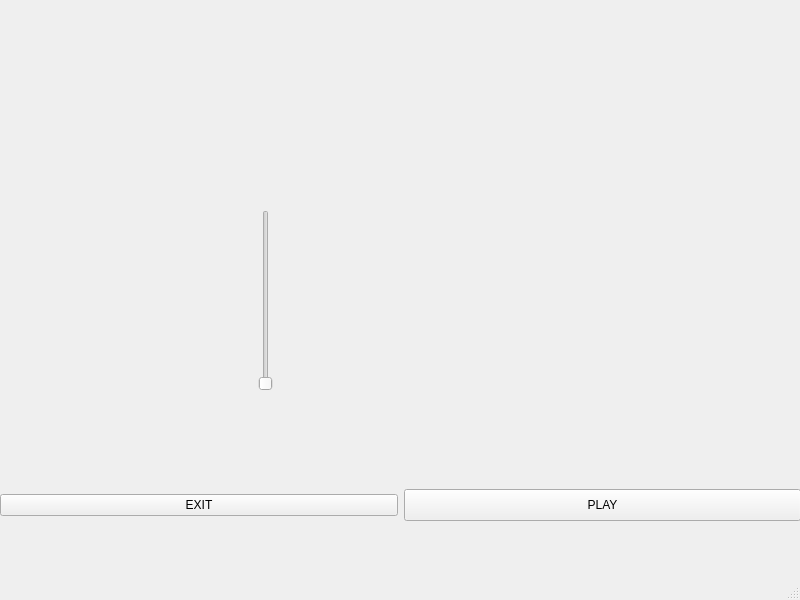
<?xml version="1.0" encoding="UTF-8"?>
<ui version="4.0">
 <class>MainWindow</class>
 <widget class="QMainWindow" name="MainWindow">
  <property name="geometry">
   <rect>
    <x>0</x>
    <y>0</y>
    <width>800</width>
    <height>600</height>
   </rect>
  </property>
  <property name="windowTitle">
   <string>MainWindow</string>
  </property>
  <widget class="QWidget" name="centralwidget">
   <widget class="QWidget" name="verticalLayoutWidget">
    <property name="geometry">
     <rect>
      <x>-1</x>
      <y>-1</y>
      <width>801</width>
      <height>151</height>
     </rect>
    </property>
    <layout class="QVBoxLayout" name="verticalLayout"/>
   </widget>
   <widget class="QWidget" name="horizontalLayoutWidget">
    <property name="geometry">
     <rect>
      <x>0</x>
      <y>460</y>
      <width>801</width>
      <height>91</height>
     </rect>
    </property>
    <layout class="QHBoxLayout" name="horizontalLayout">
     <item>
      <widget class="QPushButton" name="pushButton_2">
       <property name="sizePolicy">
        <sizepolicy hsizetype="Minimum" vsizetype="Maximum">
         <horstretch>0</horstretch>
         <verstretch>0</verstretch>
        </sizepolicy>
       </property>
       <property name="text">
        <string>EXIT</string>
       </property>
      </widget>
     </item>
     <item>
      <widget class="QPushButton" name="pushButton">
       <property name="maximumSize">
        <size>
         <width>16777215</width>
         <height>32</height>
        </size>
       </property>
       <property name="text">
        <string>PLAY</string>
       </property>
      </widget>
     </item>
    </layout>
   </widget>
   <widget class="QWidget" name="gridLayoutWidget">
    <property name="geometry">
     <rect>
      <x>130</x>
      <y>210</y>
      <width>271</width>
      <height>181</height>
     </rect>
    </property>
    <layout class="QGridLayout" name="gridLayout">
     <item row="0" column="0">
      <widget class="QSlider" name="verticalSlider">
       <property name="minimum">
        <number>1</number>
       </property>
       <property name="maximum">
        <number>3</number>
       </property>
       <property name="sliderPosition">
        <number>1</number>
       </property>
       <property name="tracking">
        <bool>true</bool>
       </property>
       <property name="orientation">
        <enum>Qt::Vertical</enum>
       </property>
      </widget>
     </item>
    </layout>
   </widget>
  </widget>
  <widget class="QMenuBar" name="menubar">
   <property name="geometry">
    <rect>
     <x>0</x>
     <y>0</y>
     <width>800</width>
     <height>22</height>
    </rect>
   </property>
  </widget>
  <widget class="QStatusBar" name="statusbar"/>
 </widget>
 <resources/>
 <connections/>
</ui>
